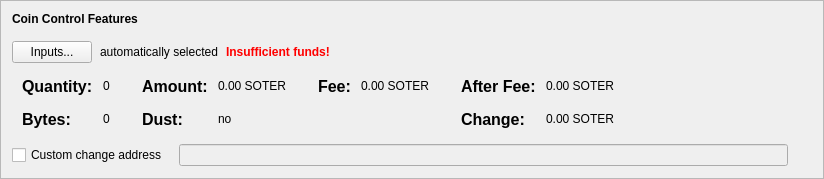
      <widget class="QFrame" name="frameCoinControl">
       <property name="sizePolicy">
        <sizepolicy hsizetype="Preferred" vsizetype="Fixed">
         <horstretch>0</horstretch>
         <verstretch>0</verstretch>
        </sizepolicy>
       </property>
       <property name="frameShape">
        <enum>QFrame::StyledPanel</enum>
       </property>
       <property name="frameShadow">
        <enum>QFrame::Raised</enum>
       </property>
       <layout class="QVBoxLayout" name="verticalLayout_4">
        <item>
         <layout class="QVBoxLayout" name="verticalLayoutCoinControl" stretch="0,0,0,0,0">
          <property name="spacing">
           <number>0</number>
          </property>
          <property name="sizeConstraint">
           <enum>QLayout::SetDefaultConstraint</enum>
          </property>
          <property name="leftMargin">
           <number>0</number>
          </property>
          <property name="topMargin">
           <number>0</number>
          </property>
          <item>
           <layout class="QHBoxLayout" name="horizontalLayoutCoinControl1">
            <property name="bottomMargin">
             <number>15</number>
            </property>
            <item>
             <widget class="QLabel" name="labelCoinControlFeatures">
              <property name="sizePolicy">
               <sizepolicy hsizetype="Preferred" vsizetype="Maximum">
                <horstretch>0</horstretch>
                <verstretch>0</verstretch>
               </sizepolicy>
              </property>
              <property name="font">
               <font>
                <weight>75</weight>
                <bold>true</bold>
               </font>
              </property>
              <property name="styleSheet">
               <string notr="true">font-weight:bold;</string>
              </property>
              <property name="text">
               <string>Coin Control Features</string>
              </property>
             </widget>
            </item>
           </layout>
          </item>
          <item>
           <layout class="QHBoxLayout" name="horizontalLayoutCoinControl2" stretch="0,0,0,0">
            <property name="spacing">
             <number>8</number>
            </property>
            <property name="bottomMargin">
             <number>10</number>
            </property>
            <item>
             <widget class="QPushButton" name="pushButtonCoinControl">
              <property name="styleSheet">
               <string notr="true"/>
              </property>
              <property name="text">
               <string>Inputs...</string>
              </property>
              <property name="autoDefault">
               <bool>false</bool>
              </property>
             </widget>
            </item>
            <item>
             <widget class="QLabel" name="labelCoinControlAutomaticallySelected">
              <property name="text">
               <string>automatically selected</string>
              </property>
              <property name="margin">
               <number>5</number>
              </property>
             </widget>
            </item>
            <item>
             <widget class="QLabel" name="labelCoinControlInsuffFunds">
              <property name="font">
               <font>
                <weight>75</weight>
                <bold>true</bold>
               </font>
              </property>
              <property name="styleSheet">
               <string notr="true">color:red;font-weight:bold;</string>
              </property>
              <property name="text">
               <string>Insufficient funds!</string>
              </property>
              <property name="margin">
               <number>5</number>
              </property>
             </widget>
            </item>
            <item>
             <spacer name="horizontalSpacerCoinControl">
              <property name="orientation">
               <enum>Qt::Horizontal</enum>
              </property>
              <property name="sizeHint" stdset="0">
               <size>
                <width>40</width>
                <height>1</height>
               </size>
              </property>
             </spacer>
            </item>
           </layout>
          </item>
          <item>
           <widget class="QWidget" name="widgetCoinControl" native="true">
            <property name="sizePolicy">
             <sizepolicy hsizetype="Preferred" vsizetype="Preferred">
              <horstretch>0</horstretch>
              <verstretch>0</verstretch>
             </sizepolicy>
            </property>
            <property name="minimumSize">
             <size>
              <width>0</width>
              <height>0</height>
             </size>
            </property>
            <property name="styleSheet">
             <string notr="true"/>
            </property>
            <layout class="QHBoxLayout" name="horizontalLayoutCoinControl5">
             <property name="leftMargin">
              <number>0</number>
             </property>
             <property name="topMargin">
              <number>0</number>
             </property>
             <property name="rightMargin">
              <number>0</number>
             </property>
             <property name="bottomMargin">
              <number>0</number>
             </property>
             <item>
              <layout class="QHBoxLayout" name="horizontalLayoutCoinControl3" stretch="0,0,0,1">
               <property name="spacing">
                <number>20</number>
               </property>
               <property name="topMargin">
                <number>0</number>
               </property>
               <property name="bottomMargin">
                <number>10</number>
               </property>
               <item>
                <layout class="QFormLayout" name="formLayoutCoinControl1">
                 <property name="horizontalSpacing">
                  <number>10</number>
                 </property>
                 <property name="verticalSpacing">
                  <number>14</number>
                 </property>
                 <property name="leftMargin">
                  <number>10</number>
                 </property>
                 <property name="topMargin">
                  <number>4</number>
                 </property>
                 <property name="rightMargin">
                  <number>6</number>
                 </property>
                 <item row="0" column="0">
                  <widget class="QLabel" name="labelCoinControlQuantityText">
                   <property name="font">
                    <font>
                     <pointsize>12</pointsize>
                     <weight>75</weight>
                     <bold>true</bold>
                    </font>
                   </property>
                   <property name="text">
                    <string>Quantity:</string>
                   </property>
                   <property name="margin">
                    <number>0</number>
                   </property>
                  </widget>
                 </item>
                 <item row="0" column="1">
                  <widget class="QLabel" name="labelCoinControlQuantity">
                   <property name="cursor">
                    <cursorShape>IBeamCursor</cursorShape>
                   </property>
                   <property name="contextMenuPolicy">
                    <enum>Qt::ActionsContextMenu</enum>
                   </property>
                   <property name="text">
                    <string notr="true">0</string>
                   </property>
                   <property name="margin">
                    <number>0</number>
                   </property>
                   <property name="textInteractionFlags">
                    <set>Qt::LinksAccessibleByMouse|Qt::TextSelectableByKeyboard|Qt::TextSelectableByMouse</set>
                   </property>
                  </widget>
                 </item>
                 <item row="1" column="0">
                  <widget class="QLabel" name="labelCoinControlBytesText">
                   <property name="font">
                    <font>
                     <pointsize>12</pointsize>
                     <weight>75</weight>
                     <bold>true</bold>
                    </font>
                   </property>
                   <property name="text">
                    <string>Bytes:</string>
                   </property>
                  </widget>
                 </item>
                 <item row="1" column="1">
                  <widget class="QLabel" name="labelCoinControlBytes">
                   <property name="cursor">
                    <cursorShape>IBeamCursor</cursorShape>
                   </property>
                   <property name="contextMenuPolicy">
                    <enum>Qt::ActionsContextMenu</enum>
                   </property>
                   <property name="text">
                    <string notr="true">0</string>
                   </property>
                   <property name="textInteractionFlags">
                    <set>Qt::LinksAccessibleByMouse|Qt::TextSelectableByKeyboard|Qt::TextSelectableByMouse</set>
                   </property>
                  </widget>
                 </item>
                </layout>
               </item>
               <item>
                <layout class="QFormLayout" name="formLayoutCoinControl2">
                 <property name="horizontalSpacing">
                  <number>10</number>
                 </property>
                 <property name="verticalSpacing">
                  <number>14</number>
                 </property>
                 <property name="leftMargin">
                  <number>6</number>
                 </property>
                 <property name="topMargin">
                  <number>4</number>
                 </property>
                 <property name="rightMargin">
                  <number>6</number>
                 </property>
                 <item row="0" column="0">
                  <widget class="QLabel" name="labelCoinControlAmountText">
                   <property name="font">
                    <font>
                     <pointsize>12</pointsize>
                     <weight>75</weight>
                     <bold>true</bold>
                    </font>
                   </property>
                   <property name="text">
                    <string>Amount:</string>
                   </property>
                   <property name="margin">
                    <number>0</number>
                   </property>
                  </widget>
                 </item>
                 <item row="0" column="1">
                  <widget class="QLabel" name="labelCoinControlAmount">
                   <property name="cursor">
                    <cursorShape>IBeamCursor</cursorShape>
                   </property>
                   <property name="contextMenuPolicy">
                    <enum>Qt::ActionsContextMenu</enum>
                   </property>
                   <property name="text">
                    <string notr="true">0.00 SOTER</string>
                   </property>
                   <property name="textInteractionFlags">
                    <set>Qt::LinksAccessibleByMouse|Qt::TextSelectableByKeyboard|Qt::TextSelectableByMouse</set>
                   </property>
                  </widget>
                 </item>
                 <item row="1" column="0">
                  <widget class="QLabel" name="labelCoinControlLowOutputText">
                   <property name="font">
                    <font>
                     <pointsize>12</pointsize>
                     <weight>75</weight>
                     <bold>true</bold>
                    </font>
                   </property>
                   <property name="text">
                    <string>Dust:</string>
                   </property>
                  </widget>
                 </item>
                 <item row="1" column="1">
                  <widget class="QLabel" name="labelCoinControlLowOutput">
                   <property name="cursor">
                    <cursorShape>IBeamCursor</cursorShape>
                   </property>
                   <property name="contextMenuPolicy">
                    <enum>Qt::ActionsContextMenu</enum>
                   </property>
                   <property name="text">
                    <string notr="true">no</string>
                   </property>
                   <property name="textInteractionFlags">
                    <set>Qt::LinksAccessibleByMouse|Qt::TextSelectableByKeyboard|Qt::TextSelectableByMouse</set>
                   </property>
                  </widget>
                 </item>
                </layout>
               </item>
               <item>
                <layout class="QFormLayout" name="formLayoutCoinControl3">
                 <property name="horizontalSpacing">
                  <number>10</number>
                 </property>
                 <property name="verticalSpacing">
                  <number>14</number>
                 </property>
                 <property name="leftMargin">
                  <number>6</number>
                 </property>
                 <property name="topMargin">
                  <number>4</number>
                 </property>
                 <property name="rightMargin">
                  <number>6</number>
                 </property>
                 <item row="0" column="0">
                  <widget class="QLabel" name="labelCoinControlFeeText">
                   <property name="font">
                    <font>
                     <pointsize>12</pointsize>
                     <weight>75</weight>
                     <bold>true</bold>
                    </font>
                   </property>
                   <property name="text">
                    <string>Fee:</string>
                   </property>
                   <property name="margin">
                    <number>0</number>
                   </property>
                  </widget>
                 </item>
                 <item row="0" column="1">
                  <widget class="QLabel" name="labelCoinControlFee">
                   <property name="cursor">
                    <cursorShape>IBeamCursor</cursorShape>
                   </property>
                   <property name="contextMenuPolicy">
                    <enum>Qt::ActionsContextMenu</enum>
                   </property>
                   <property name="text">
                    <string notr="true">0.00 SOTER</string>
                   </property>
                   <property name="textInteractionFlags">
                    <set>Qt::LinksAccessibleByMouse|Qt::TextSelectableByKeyboard|Qt::TextSelectableByMouse</set>
                   </property>
                  </widget>
                 </item>
                </layout>
               </item>
               <item>
                <layout class="QFormLayout" name="formLayoutCoinControl4">
                 <property name="horizontalSpacing">
                  <number>10</number>
                 </property>
                 <property name="verticalSpacing">
                  <number>14</number>
                 </property>
                 <property name="leftMargin">
                  <number>6</number>
                 </property>
                 <property name="topMargin">
                  <number>4</number>
                 </property>
                 <property name="rightMargin">
                  <number>6</number>
                 </property>
                 <item row="0" column="0">
                  <widget class="QLabel" name="labelCoinControlAfterFeeText">
                   <property name="font">
                    <font>
                     <pointsize>12</pointsize>
                     <weight>75</weight>
                     <bold>true</bold>
                    </font>
                   </property>
                   <property name="text">
                    <string>After Fee:</string>
                   </property>
                   <property name="margin">
                    <number>0</number>
                   </property>
                  </widget>
                 </item>
                 <item row="0" column="1">
                  <widget class="QLabel" name="labelCoinControlAfterFee">
                   <property name="cursor">
                    <cursorShape>IBeamCursor</cursorShape>
                   </property>
                   <property name="contextMenuPolicy">
                    <enum>Qt::ActionsContextMenu</enum>
                   </property>
                   <property name="text">
                    <string notr="true">0.00 SOTER</string>
                   </property>
                   <property name="textInteractionFlags">
                    <set>Qt::LinksAccessibleByMouse|Qt::TextSelectableByKeyboard|Qt::TextSelectableByMouse</set>
                   </property>
                  </widget>
                 </item>
                 <item row="1" column="0">
                  <widget class="QLabel" name="labelCoinControlChangeText">
                   <property name="font">
                    <font>
                     <pointsize>12</pointsize>
                     <weight>75</weight>
                     <bold>true</bold>
                    </font>
                   </property>
                   <property name="text">
                    <string>Change:</string>
                   </property>
                  </widget>
                 </item>
                 <item row="1" column="1">
                  <widget class="QLabel" name="labelCoinControlChange">
                   <property name="cursor">
                    <cursorShape>IBeamCursor</cursorShape>
                   </property>
                   <property name="contextMenuPolicy">
                    <enum>Qt::ActionsContextMenu</enum>
                   </property>
                   <property name="text">
                    <string notr="true">0.00 SOTER</string>
                   </property>
                   <property name="textInteractionFlags">
                    <set>Qt::LinksAccessibleByMouse|Qt::TextSelectableByKeyboard|Qt::TextSelectableByMouse</set>
                   </property>
                  </widget>
                 </item>
                </layout>
               </item>
              </layout>
             </item>
            </layout>
           </widget>
          </item>
          <item>
           <layout class="QHBoxLayout" name="horizontalLayoutCoinControl4" stretch="0,0,0">
            <property name="spacing">
             <number>12</number>
            </property>
            <property name="sizeConstraint">
             <enum>QLayout::SetDefaultConstraint</enum>
            </property>
            <property name="topMargin">
             <number>5</number>
            </property>
            <property name="rightMargin">
             <number>5</number>
            </property>
            <item>
             <widget class="QCheckBox" name="checkBoxCoinControlChange">
              <property name="toolTip">
               <string>If this is activated, but the change address is empty or invalid, change will be sent to a newly generated address.</string>
              </property>
              <property name="text">
               <string>Custom change address</string>
              </property>
             </widget>
            </item>
            <item>
             <widget class="QValidatedLineEdit" name="lineEditCoinControlChange">
              <property name="enabled">
               <bool>false</bool>
              </property>
              <property name="sizePolicy">
               <sizepolicy hsizetype="Expanding" vsizetype="Fixed">
                <horstretch>0</horstretch>
                <verstretch>0</verstretch>
               </sizepolicy>
              </property>
             </widget>
            </item>
            <item>
             <widget class="QLabel" name="labelCoinControlChangeLabel">
              <property name="sizePolicy">
               <sizepolicy hsizetype="Preferred" vsizetype="Expanding">
                <horstretch>0</horstretch>
                <verstretch>0</verstretch>
               </sizepolicy>
              </property>
              <property name="minimumSize">
               <size>
                <width>0</width>
                <height>0</height>
               </size>
              </property>
              <property name="text">
               <string/>
              </property>
              <property name="margin">
               <number>3</number>
              </property>
             </widget>
            </item>
           </layout>
          </item>
          <item>
           <spacer name="verticalSpacerCoinControl">
            <property name="orientation">
             <enum>Qt::Vertical</enum>
            </property>
            <property name="sizeType">
             <enum>QSizePolicy::Expanding</enum>
            </property>
            <property name="sizeHint" stdset="0">
             <size>
              <width>800</width>
              <height>1</height>
             </size>
            </property>
           </spacer>
          </item>
         </layout>
        </item>
       </layout>
      </widget>
